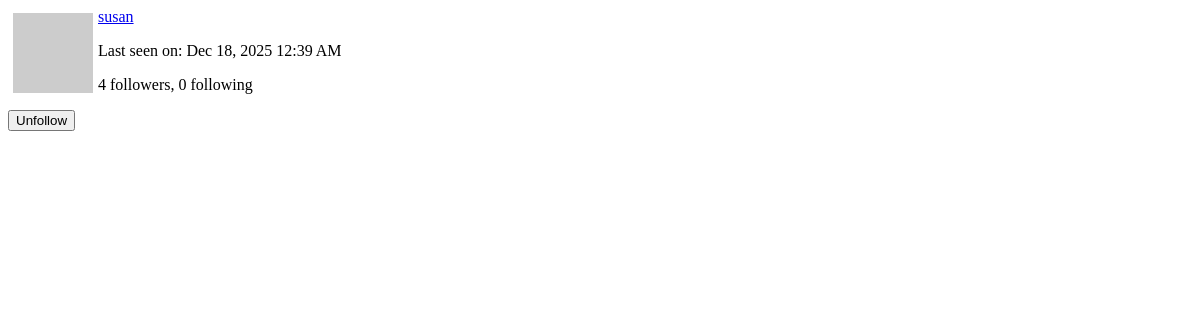
/user/susan/popup (signed in), run on an earlier commit of the app's database.
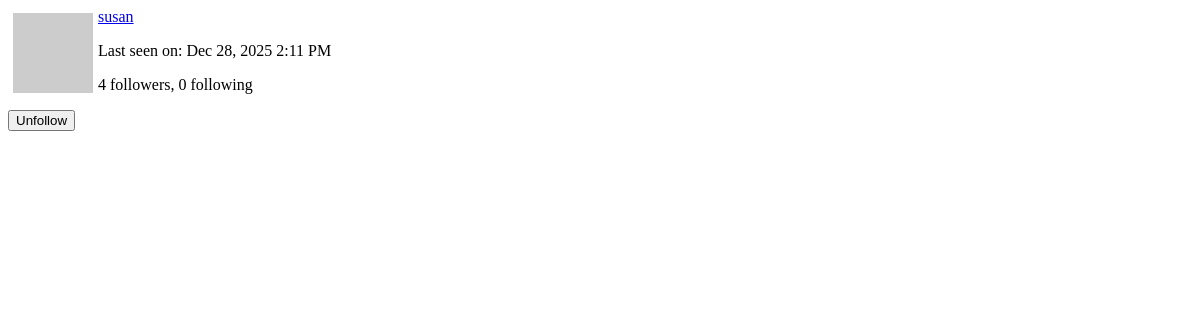
And on a later commit of the database.
### app/models.py (models this page shows, shortened)
class PaginatedAPIMixin(object):
    @staticmethod
    def to_collection_dict(query, page, per_page, endpoint, **kwargs): #it takes an sql query, a page number and a page size
        resources = db.paginate(query, page=page, per_page=per_page, error_out=False)
        data = {
          'items': [item.to_dict() for item in resources.items],
            '_meta': {
                'page': page,
                'per_page': per_page,
                'total_pages': resources.pages,
                'total_items': resources.total
            },
            '_links': {
                'self': url_for(endpoint, page=page, per_page=per_page,
                                **kwargs), #takes the endpoint argument for the view function that needs to be used in the url_for calls
                'next': url_for(endpoint, page=page + 1, per_page=per_page,
                                **kwargs) if resources.has_next else None,
                'prev': url_for(endpoint, page=page - 1, per_page=per_page,
                                **kwargs) if resources.has_prev else None
            }
        }
        return data

class User(PaginatedAPIMixin, UserMixin, db.Model):
    __tablename__ = "user"
    id: so.Mapped[int] = so.mapped_column(primary_key=True)
    username: so.Mapped[str] = so.mapped_column(sa.String(64), index=True, unique=True)
    email: so.Mapped[str] = so.mapped_column(sa.String(120), index=True, unique=True)
    password_hash: so.Mapped[Optional[str]] = so.mapped_column(sa.String(256))
    posts: so.WriteOnlyMapped['Post'] = so.relationship(back_populates='author')
    about_me: so.Mapped[Optional[str]] = so.mapped_column(sa.String(140))
    last_seen: so.Mapped[Optional[datetime]] = so.mapped_column(default=lambda:
                                datetime.now(timezone.utc))
    def avatar(self, size):
        digest = md5(self.email.lower().encode('utf-8')).hexdigest()
        return f'https://www.gravatar.com/avatar/{digest}?d=identicon&s={size}'
    following: so.WriteOnlyMapped['User'] = so.relationship(
        secondary=followers,
        primaryjoin=(followers.c.follower_id == id),
        secondaryjoin=(followers.c.followed_id == id),
        back_populates='followers')
    followers: so.WriteOnlyMapped['User'] = so.relationship(
        secondary=followers, primaryjoin=(followers.c.followed_id == id),
        secondaryjoin=(followers.c.follower_id == id),
        back_populates='following')
    def is_following(self, user):
        query = self.following.select().where(User.id == user.id)
        return db.session.scalar(query)
    def followers_count(self):
        query = sa.select(sa.func.count()).select_from(
            self.followers.select().subquery())
        return db.session.scalar(query)
    def following_count(self):
        query = sa.select(sa.func.count()).select_from(
            self.following.select().subquery())
        return db.session.scalar(query)
    last_message_read_time: so.Mapped[Optional[datetime]]
    messages_sent: so.WriteOnlyMapped['Message'] = so.relationship(foreign_keys='Message.sender_id', back_populates='author')
    messages_received: so.WriteOnlyMapped['Message'] = so.relationship(foreign_keys='Message.recipient_id', back_populates='recipient')
    notifications: so.WriteOnlyMapped['Notification'] = so.relationship(back_populates='user')
    tasks: so.WriteOnlyMapped['Task'] = so.relationship(back_populates='user')
    token: so.Mapped[Optional[str]] = so.mapped_column(sa.String(32), index=True, unique=True)
    token_expiration: so.Mapped[Optional[datetime]] = so.mapped_column(sa.DateTime)

### app/main/routes.py (the view)
@bp.route('/user/<username>/popup')
@login_required
def user_popup(username):
    user = db.first_or_404(sa.select(User).where(User.username == username))
    form = EmptyForm()
    return render_template('user_popup.html', user=user, form=form)

### app/main/forms.py
class SearchForm(FlaskForm):
    q = StringField(_l('Search'), validators=[DataRequired()])
    def __init__(self, *args, **kwargs):
        if 'formdata' not in kwargs:
            kwargs['formdata'] = request.args
        if 'meta' not in kwargs:
            kwargs['meta'] = {'csrf': False}
        super(SearchForm, self).__init__(*args, **kwargs)

class EmptyForm(FlaskForm):
    submit = SubmitField(_l('Submit'))

### app/__init__.py (called while the page is built)
def get_locale():
    return request.accept_languages.best_match(current_app.config['LANGUAGES'])

### app/main/routes.py (called while the page is built)
@bp.before_request
def before_request():
    if current_user.is_authenticated:
        current_user.last_seen = datetime.now(timezone.utc)
        db.session.commit()
        g.search_form = SearchForm()
    g.locale = str(get_locale())

### app/models.py (called while the page is built)
@login.user_loader
def load_user(id):
    return db.session.get(User, int(id))

### app/templates/user_popup.html (shortened to what this page needs)
<div>
  <img src="{{ user.avatar(64) }}" style="margin: 5px; float: left">
  <p><a href="{{ url_for('main.user', username=user.username) }}">{{ user.username }}</a></p>
  {% if user.last_seen %}
  <p>{{ _('Last seen on') }}: {{ moment(user.last_seen).format('lll') }}</p>
  {% endif %}
  <p>{{ _('%(count)d followers', count=user.followers_count()) }}, {{ _('%(count)d following', count=user.following_count()) }}</p>
  {% if user != current_user %}
    {% if not current_user.is_following(user) %}
    <p>
      <form action="{{ url_for('main.follow', username=user.username) }}" method="post">
        {{ form.hidden_tag() }}
        {{ form.submit(value=_('Follow'), class_='btn btn-outline-primary btn-sm') }}
      </form>
    </p>
    {% else %}
    <p>
      <form action="{{ url_for('main.unfollow', username=user.username) }}" method="post">
        {{ form.submit(value=_('Unfollow'), class_='btn btn-outline-primary btn-sm') }}
      </form>
    </p>
    {% endif %}
  {% endif %}
</div>

What changed in the data, as far as the page shows it:
changed User "susan": last_seen "Dec 18, 2025 12:39 AM" → "Dec 28, 2025 2:11 PM"
